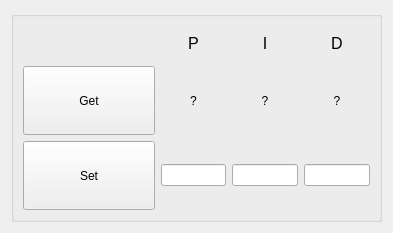
<?xml version="1.0" encoding="UTF-8"?>
<ui version="4.0">
 <class>Form</class>
 <widget class="QWidget" name="Form">
  <property name="geometry">
   <rect>
    <x>0</x>
    <y>0</y>
    <width>393</width>
    <height>233</height>
   </rect>
  </property>
  <property name="windowTitle">
   <string>Form</string>
  </property>
  <layout class="QGridLayout" name="gridLayout">
   <item row="0" column="1">
    <widget class="QGroupBox" name="pidBox">
     <property name="title">
      <string/>
     </property>
     <layout class="QGridLayout" name="gridLayout_2" rowstretch="1,2,2" columnstretch="0,2,1,1,1">
      <item row="1" column="2">
       <widget class="QLabel" name="pidPLabel">
        <property name="text">
         <string>?</string>
        </property>
        <property name="alignment">
         <set>Qt::AlignCenter</set>
        </property>
       </widget>
      </item>
      <item row="1" column="3">
       <widget class="QLabel" name="pidILabel">
        <property name="text">
         <string>?</string>
        </property>
        <property name="alignment">
         <set>Qt::AlignCenter</set>
        </property>
       </widget>
      </item>
      <item row="1" column="1">
       <widget class="QPushButton" name="pidGetButton">
        <property name="sizePolicy">
         <sizepolicy hsizetype="Minimum" vsizetype="Preferred">
          <horstretch>0</horstretch>
          <verstretch>0</verstretch>
         </sizepolicy>
        </property>
        <property name="text">
         <string>Get</string>
        </property>
       </widget>
      </item>
      <item row="1" column="4">
       <widget class="QLabel" name="pidDLabel">
        <property name="text">
         <string>?</string>
        </property>
        <property name="alignment">
         <set>Qt::AlignCenter</set>
        </property>
       </widget>
      </item>
      <item row="2" column="2">
       <widget class="QLineEdit" name="pidPLine">
        <property name="alignment">
         <set>Qt::AlignCenter</set>
        </property>
       </widget>
      </item>
      <item row="2" column="1">
       <widget class="QPushButton" name="pidSetButton">
        <property name="sizePolicy">
         <sizepolicy hsizetype="Minimum" vsizetype="Preferred">
          <horstretch>0</horstretch>
          <verstretch>0</verstretch>
         </sizepolicy>
        </property>
        <property name="text">
         <string>Set</string>
        </property>
       </widget>
      </item>
      <item row="2" column="3">
       <widget class="QLineEdit" name="pidILine">
        <property name="alignment">
         <set>Qt::AlignCenter</set>
        </property>
       </widget>
      </item>
      <item row="0" column="2">
       <widget class="QLabel" name="pidPText">
        <property name="sizePolicy">
         <sizepolicy hsizetype="Minimum" vsizetype="Minimum">
          <horstretch>0</horstretch>
          <verstretch>0</verstretch>
         </sizepolicy>
        </property>
        <property name="font">
         <font>
          <pointsize>12</pointsize>
         </font>
        </property>
        <property name="text">
         <string>P</string>
        </property>
        <property name="alignment">
         <set>Qt::AlignCenter</set>
        </property>
       </widget>
      </item>
      <item row="0" column="3">
       <widget class="QLabel" name="pidIText">
        <property name="sizePolicy">
         <sizepolicy hsizetype="Minimum" vsizetype="Minimum">
          <horstretch>0</horstretch>
          <verstretch>0</verstretch>
         </sizepolicy>
        </property>
        <property name="font">
         <font>
          <pointsize>12</pointsize>
         </font>
        </property>
        <property name="text">
         <string>I</string>
        </property>
        <property name="alignment">
         <set>Qt::AlignCenter</set>
        </property>
       </widget>
      </item>
      <item row="0" column="4">
       <widget class="QLabel" name="pidDText">
        <property name="sizePolicy">
         <sizepolicy hsizetype="Minimum" vsizetype="Minimum">
          <horstretch>0</horstretch>
          <verstretch>0</verstretch>
         </sizepolicy>
        </property>
        <property name="font">
         <font>
          <pointsize>12</pointsize>
         </font>
        </property>
        <property name="text">
         <string>D</string>
        </property>
        <property name="alignment">
         <set>Qt::AlignCenter</set>
        </property>
       </widget>
      </item>
      <item row="2" column="4">
       <widget class="QLineEdit" name="pidDLine">
        <property name="alignment">
         <set>Qt::AlignCenter</set>
        </property>
       </widget>
      </item>
      <item row="1" column="0">
       <spacer name="verticalSpacer">
        <property name="orientation">
         <enum>Qt::Vertical</enum>
        </property>
        <property name="sizeHint" stdset="0">
         <size>
          <width>0</width>
          <height>40</height>
         </size>
        </property>
       </spacer>
      </item>
      <item row="2" column="0">
       <spacer name="verticalSpacer_2">
        <property name="orientation">
         <enum>Qt::Vertical</enum>
        </property>
        <property name="sizeHint" stdset="0">
         <size>
          <width>0</width>
          <height>40</height>
         </size>
        </property>
       </spacer>
      </item>
      <item row="0" column="0">
       <spacer name="verticalSpacer_3">
        <property name="orientation">
         <enum>Qt::Vertical</enum>
        </property>
        <property name="sizeHint" stdset="0">
         <size>
          <width>0</width>
          <height>40</height>
         </size>
        </property>
       </spacer>
      </item>
     </layout>
    </widget>
   </item>
  </layout>
 </widget>
 <resources/>
 <connections/>
</ui>
